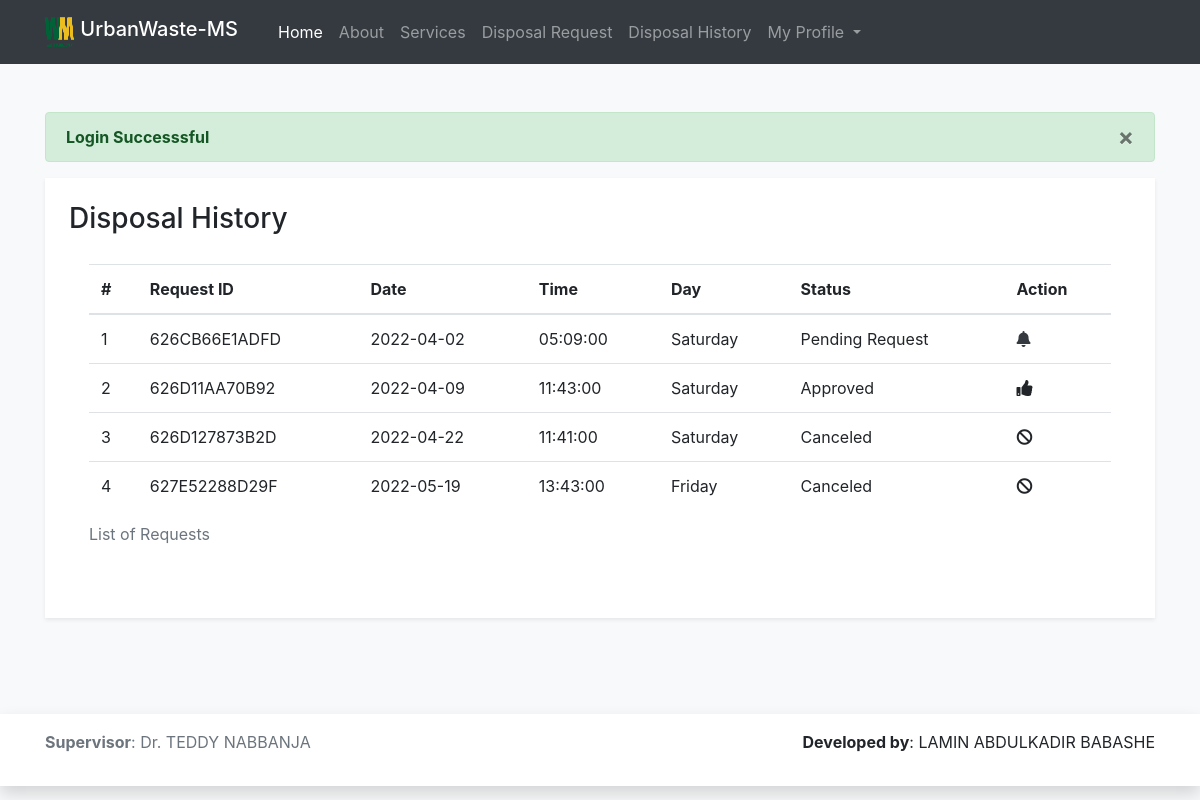
/disposal-history.php (signed in), run on an earlier commit of the app's database.
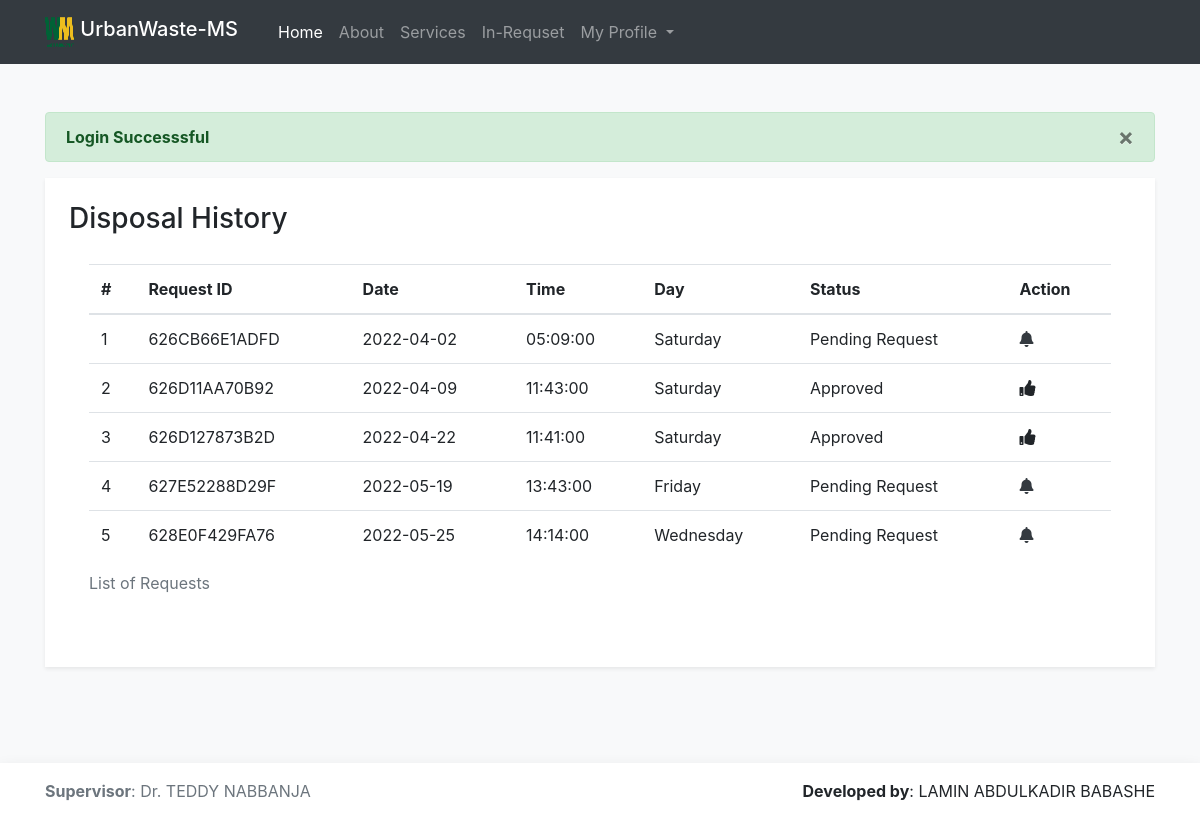
And on a later commit of the database.
### tables this page shows
CREATE TABLE `request` (
  `id` int(11) NOT NULL,
  `user_ID` int(11) NOT NULL,
  `request_ID` varchar(30) NOT NULL,
  `date` date NOT NULL,
  `time` time NOT NULL,
  `day` varchar(30) NOT NULL,
  `comment` varchar(300) NOT NULL,
  `status` int(11) NOT NULL COMMENT 'Approve = 1, pending = 0, cancel=2',
  `creation_date` datetime NOT NULL DEFAULT CURRENT_TIMESTAMP
);

### disposal-history.php (the view, shortened to what this page needs)
<!DOCTYPE html>
<html lang="en">
  <head>
    <link rel="stylesheet" href="css/bootstrap.min.css" />
    <link
      rel="stylesheet"
      href="https://use.fontawesome.com/releases/v5.3.1/css/all.css"
    />
  </head>
  <body class="d-flex flex-column min-vh-100 bg-light">
   <?php include("include/full-header.php") ?>
    <div class="container flex-grow-1 flex-shrink-0 py-5">
    <?php
           if(isset($_SESSION["msg"])){
             echo $_SESSION["msg"];
           }
        ?>
      <div class="mb-5 p-4 bg-white shadow-sm">
        <h3>Disposal History</h3>
        <div class="card-body">
        <table class="table caption-top">
                <caption>
                  List of Requests
                </caption>
                <thead>
                  <tr>
                    <th scope="col">#</th>
                    <th scope="col">Request ID</th>
                    <th scope="col">Date</th>
                    <th scope="col">Time</th>
                    <th scope="col">Day</th>
                    <th scope="col">Status</th>
                    <th scope="col">Action</th>
                  </tr>
                </thead>
                <?php
                $id = $_SESSION["login"];
                $result = mysqli_query($conn,"SELECT * FROM `request` WHERE user_ID = '$id'");
                $count = 1;
                while($row = mysqli_fetch_assoc($result)){
                  ?>
                      <tr>
                        <td scope="row"><?php echo $count; ?></td>
                        <td><?php echo $row["request_ID"]; ?></td>
                        <td><?php echo $row["date"]; ?></td>
                        <td><?php echo $row["time"]; ?></td>
                        <td><?php echo $row["day"]; ?></td>
                        <td>
                          <?php
                          if($row["status"] == 0){
                            echo "Pending Request";
                          }
                          if($row["status"] == 2){
                            echo "Canceled";
                          }
                          if($row["status"] == 1){
                            echo "Approved";
                          }
                          ?>
                        </td>
                        <td>
                          <?php
                          if($row["status"] == 1){
                            ?>
                            <i class="fa fa-thumbs-up" title="Approved Request"></i>
                            <?php
                          }
                          if($row["status"] == 2){
                            ?>
                               <i class="fa fa-ban" title="Canceled Request"></i>
                            <?php
                          }
                          if($row["status"] == 0){
                            ?>
                               <a href="./helper/request.php?id=<?php echo $row["id"]; ?>"><i class="fa fa-bell" style="color:#343a40;" title="Pending Request"></i> </a>
                            <?php
                          }
                          ?>
                        </td>
                    </tr>
                  <?php
                  $count++;
                }
                ?>
          </table>
        </div>
      </div>
    </div>
    <?php include("include/footer.php"); ?>
  </body>
</html>

### include/full-header.php (shortened to what this page needs)
<nav class="navbar navbar-expand-lg navbar-dark bg-dark text-white">
    <div class="container">
        <h1 class="mb-0 h5 py-1 mr-3">
            <a class="navbar-brand" href="index.html">
                <img src="img/logo.png" width="30" height="30" class="d-inline-block align-top" alt="" /> UrbanWaste-MS
            </a>
        </h1>
        <div class="collapse navbar-collapse" id="navbarNav">
            <ul class="navbar-nav">
                <li class="nav-item">
                    <a class="nav-link active" href="index.php">Home</a>
                </li>
                <li class="nav-item">
                    <a class="nav-link" href="index.php#about">About</a>
                </li>
                <li class="nav-item">
                    <a class="nav-link" href="index.php#services"> Services </a>
                </li>
                <?php
                if(isset($_SESSION["login"])){
                    include("include/sub-header.php");
                }
            ?>
            </ul>
        </div>
    </div>
</nav>

### include/sub-header.php (shortened to what this page needs)
<?php
if($_SESSION["status"] !=1){
    ?>
        <li class="nav-item">
                <a class="nav-link" href="./disposal-request.php">Disposal Request</a>
        </li>
    <?php
}
?>
<?php
if($_SESSION["status"] == 1){
    ?>
        <li class="nav-item">
            <a class="nav-link" href="./in-request.php">In-Requset </a>
        </li>
    <?php
}else{
    ?>
        <li class="nav-item">
            <a class="nav-link" href="./disposal-history.php">Disposal History </a>
        </li>
    <?php
}
?>
<li class="dropdown nav-item">
    <a class="dropdown-toggle nav-link" data-toggle="dropdown" href="#">
        My Profile
        <span class="caret"></span></a>
</li>

### include/footer.php
<footer class="p-3 mt-auto bg-white shadow">
        <div class="container">
            <p class="text-muted float-left">
                <b>Supervisor</b>: Dr. TEDDY NABBANJA
            </p>
            <p class="float-right">
                <b>Developed by</b>: LAMIN ABDULKADIR BABASHE
            </p>
        </div>
</footer>

What changed in the data, as far as the page shows it:
changed request (number 3 of 5 on the later page): status "Canceled" → "Approved"
changed request "Friday": status "Canceled" → "Pending Request"
added request: request_ID "628E0F429FA76", date "2022-05-25", time "14:14:00", day "Wednesday", status "Pending Request"
Also different on the page:
text no longer shown: "Disposal Request Disposal History"
text now shown: "In-Requset"
